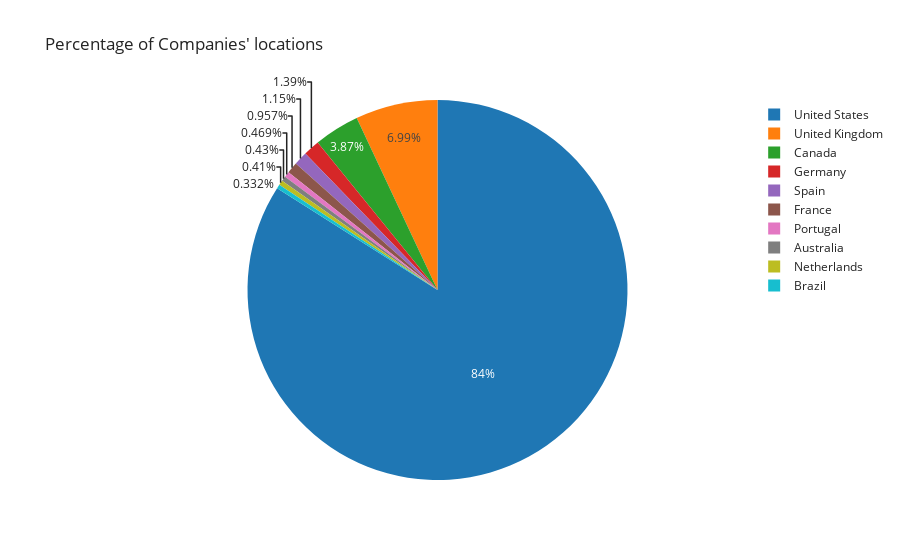

This figure's notebook cell:
### Code cell
iplot(px.pie(cl,names='index',values='company_location',template='simple_white',title='Percentage of Companies\' locations'))

### Figure 1 — Plotly figure (JSON) as saved in the notebook; plotly's stock layout.template omitted (floating-point values rounded to 4 significant figures)
{"data": [{"domain": {"x": [0, 1], "y": [0, 1]}, "hovertemplate": "index=%{label}<br>company_location=%{value}<extra></extra>", "labels": ["United States", "United Kingdom", "Canada", "Germany", "Spain", "France", "Portugal", "Australia", "Netherlands", "Brazil"], "legendgroup": "", "name": "", "showlegend": true, "type": "pie", "values": [0.8053, 0.06703, 0.03707, 0.01329, 0.01105, 0.009174, 0.004494, 0.004119, 0.003932, 0.003183]}], "layout": {"legend": {"tracegroupgap": 0}, "title": {"text": "Percentage of Companies' locations"}}}
